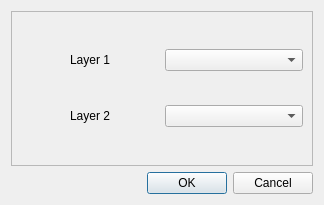
<?xml version="1.0" encoding="UTF-8"?>
<ui version="4.0">
 <class>IntersectLayersDialog</class>
 <widget class="QDialog" name="IntersectLayersDialog">
  <property name="geometry">
   <rect>
    <x>0</x>
    <y>0</y>
    <width>324</width>
    <height>205</height>
   </rect>
  </property>
  <property name="windowTitle">
   <string>Dialog</string>
  </property>
  <layout class="QVBoxLayout" name="verticalLayout">
   <item>
    <widget class="QFrame" name="frame">
     <property name="frameShape">
      <enum>QFrame::StyledPanel</enum>
     </property>
     <property name="frameShadow">
      <enum>QFrame::Raised</enum>
     </property>
     <layout class="QVBoxLayout" name="verticalLayout_2">
      <item>
       <layout class="QHBoxLayout" name="horizontalLayout">
        <item>
         <widget class="QLabel" name="label">
          <property name="text">
           <string>Layer 1</string>
          </property>
          <property name="alignment">
           <set>Qt::AlignCenter</set>
          </property>
         </widget>
        </item>
        <item>
         <widget class="QComboBox" name="layer1ComboBox"/>
        </item>
       </layout>
      </item>
      <item>
       <layout class="QHBoxLayout" name="horizontalLayout_2">
        <item>
         <widget class="QLabel" name="label_2">
          <property name="text">
           <string>Layer 2</string>
          </property>
          <property name="alignment">
           <set>Qt::AlignCenter</set>
          </property>
         </widget>
        </item>
        <item>
         <widget class="QComboBox" name="layer2ComboBox"/>
        </item>
       </layout>
      </item>
     </layout>
    </widget>
   </item>
   <item>
    <widget class="QDialogButtonBox" name="buttonBox">
     <property name="orientation">
      <enum>Qt::Horizontal</enum>
     </property>
     <property name="standardButtons">
      <set>QDialogButtonBox::Cancel|QDialogButtonBox::Ok</set>
     </property>
    </widget>
   </item>
  </layout>
 </widget>
 <resources/>
 <connections>
  <connection>
   <sender>buttonBox</sender>
   <signal>accepted()</signal>
   <receiver>IntersectLayersDialog</receiver>
   <slot>accept()</slot>
   <hints>
    <hint type="sourcelabel">
     <x>248</x>
     <y>254</y>
    </hint>
    <hint type="destinationlabel">
     <x>157</x>
     <y>274</y>
    </hint>
   </hints>
  </connection>
  <connection>
   <sender>buttonBox</sender>
   <signal>rejected()</signal>
   <receiver>IntersectLayersDialog</receiver>
   <slot>reject()</slot>
   <hints>
    <hint type="sourcelabel">
     <x>316</x>
     <y>260</y>
    </hint>
    <hint type="destinationlabel">
     <x>286</x>
     <y>274</y>
    </hint>
   </hints>
  </connection>
 </connections>
</ui>
